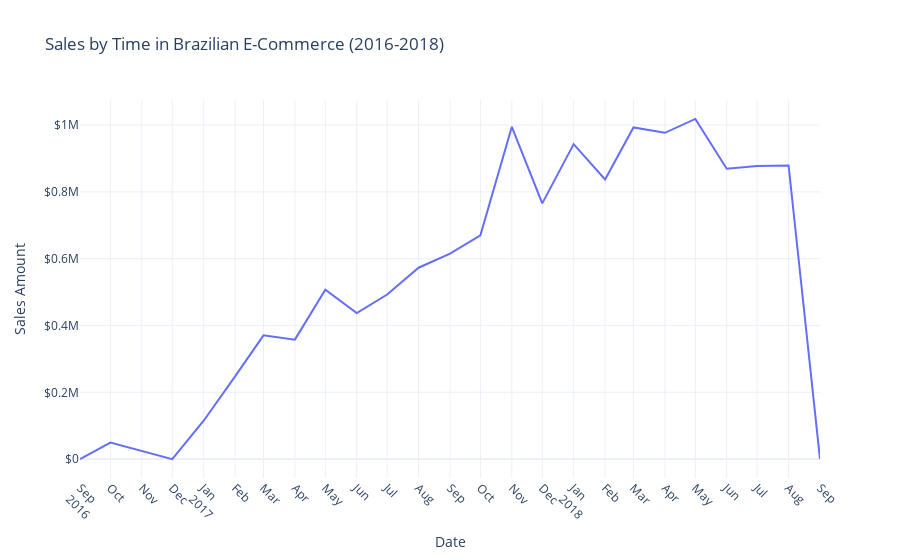

The code cell stored with this chart in its notebook:
### Code cell
plot2 = px.line(sales_sum, 
               x="date", 
               y="sales", 
               title='Sales by Time in Brazilian E-Commerce (2016-2018)',
               labels={'sales': 'Sales Amount', 'date': 'Date'},
               template='plotly_white'  # plantilla de diseño limpio
               )


plot2.update_xaxes(
    tickangle = 45, 
    tickformat="%b\n%Y"  
)


plot2.update_yaxes(
    title_text = 'Sales Amount',
    tickprefix = "$"  
)

plot2.show()

### Figure 1 — Plotly figure (JSON) as saved in the notebook; plotly's stock layout.template omitted (floating-point values rounded to 4 significant figures)
{"data": [{"hovertemplate": "Date=%{x}<br>Sales Amount=%{y}<extra></extra>", "legendgroup": "", "line": {"color": "#636efa", "dash": "solid"}, "marker": {"symbol": "circle"}, "mode": "lines", "name": "", "orientation": "v", "showlegend": false, "type": "scatter", "x": [null, "2016-09", "2016-10", "2016-12", "2017-01", "2017-02", "2017-03", "2017-04", "2017-05", "2017-06", "2017-07", "2017-08", "2017-09", "2017-10", "2017-11", "2017-12", "2018-01", "2018-02", "2018-03", "2018-04", "2018-05", "2018-06", "2018-07", "2018-08", "2018-09"], "xaxis": "x", "y": [1670.0, 135.0, 49640.0, 10.9, 114900.0, 247400.0, 370600.0, 357600.0, 507200.0, 437300.0, 492800.0, 572900.0, 614900.0, 669900.0, 994800.0, 765500.0, 942900.0, 837200.0, 993000.0, 976800.0, 1018000.0, 869500.0, 877300.0, 879000.0, 145], "yaxis": "y"}], "layout": {"legend": {"tracegroupgap": 0}, "title": {"text": "Sales by Time in Brazilian E-Commerce (2016-2018)"}, "xaxis": {"anchor": "y", "domain": [0, 1], "dtick": "M1", "tickangle": 45, "tickformat": "%b\n%Y", "title": {"text": "Date"}}, "yaxis": {"anchor": "x", "domain": [0, 1], "tickprefix": "$", "title": {"text": "Sales Amount"}}}}
